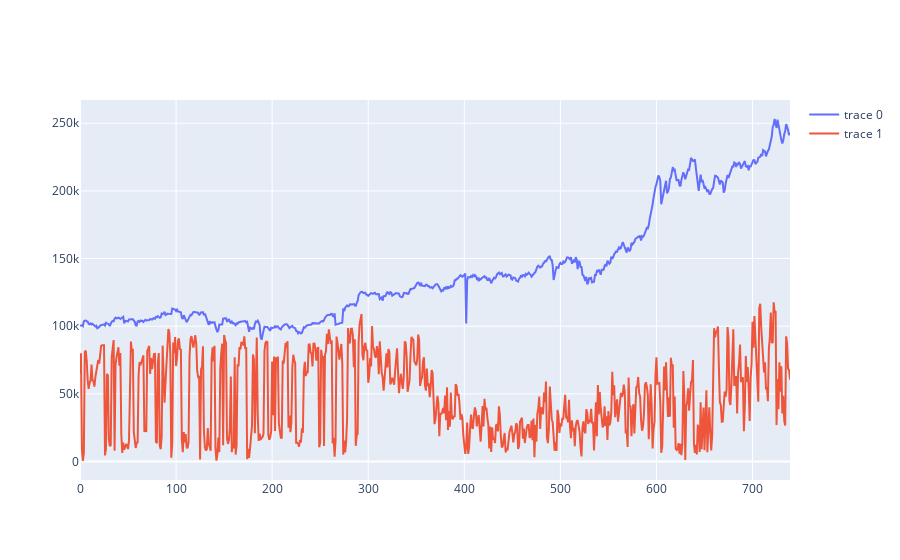

Here is the notebook cell this chart was saved with:
### Code cell
fig = go.Figure()
fig.add_trace(go.Scatter(y=core.balance.sum(axis=1),mode='lines'))
fig.add_trace(go.Scatter(y=core.balance.cash,mode='lines'))
fig.show()

### Figure 1 — Plotly figure (JSON) as saved in the notebook; plotly's stock layout.template omitted (floating-point values rounded to 4 significant figures; data arrays with more than 128 entries replaced by an {"elided": "..."} marker saying what was removed)
{"data": [{"mode": "lines", "type": "scatter", "y": {"elided": "740 int values"}}, {"mode": "lines", "type": "scatter", "y": {"elided": "740 float values"}}], "layout": {}}
